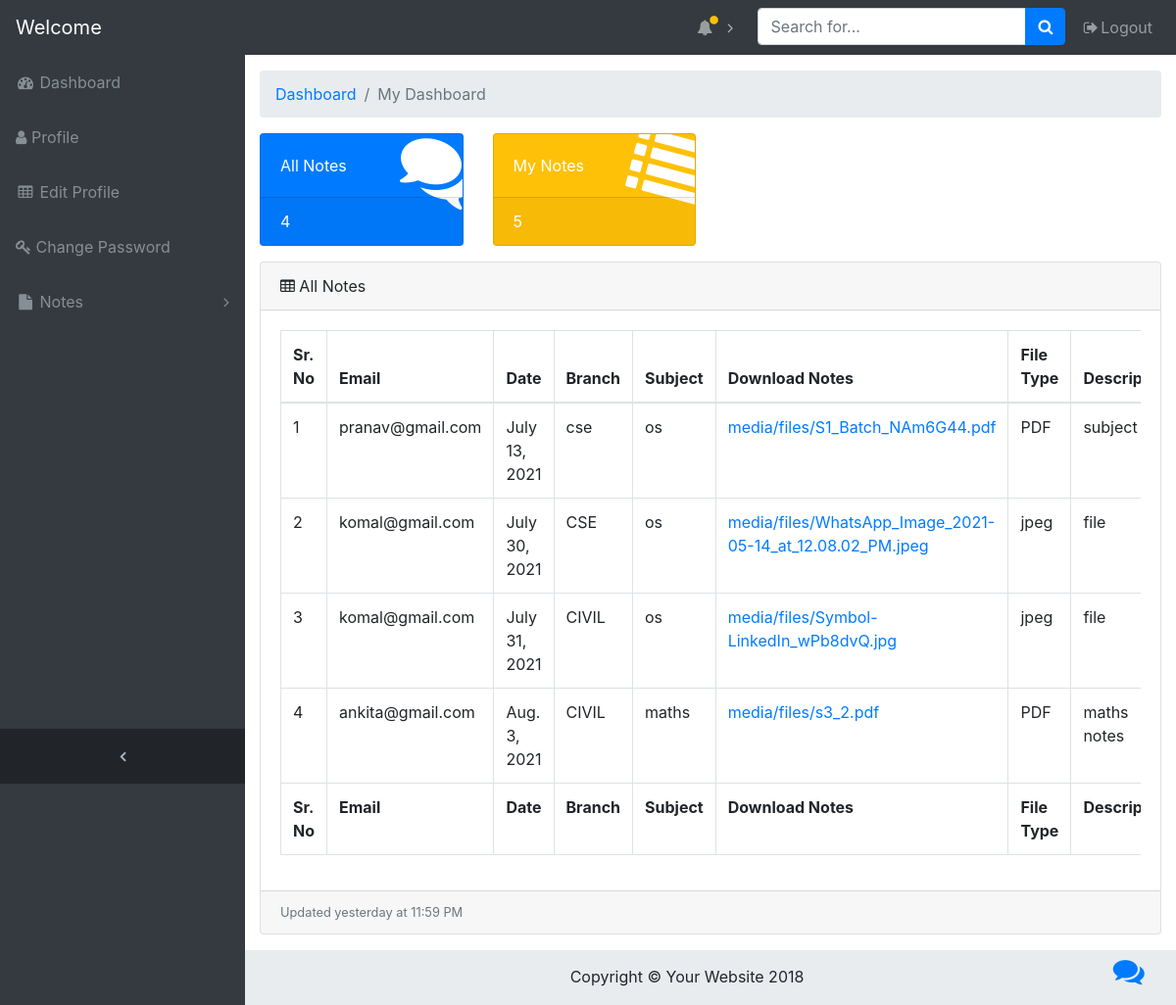
The app's page /notes/studashboard/12 with its own data.
### onlinenotes/models.py (models this page shows, shortened)
class notes(models.Model):
    user = models.ForeignKey(User,on_delete=models.CASCADE)
    branch = models.CharField(max_length=30)
    uploadingnotes = models.FileField(upload_to='media/files/')
    date = models.DateField()
    filetype = models.CharField(max_length=30)
    status = models.CharField(max_length=30)
    subject = models.CharField(max_length=30)
    description = models.CharField(max_length=100)

### onlinenotes/views.py (the view)
# urls.py: path('studashboard/<int:id>',views.studashboard,name="studashboard"),
def studashboard(request,id):
    allnote = notes.objects.all().filter(status="accepted")
    cnt = allnote.count()
    user = User.objects.get(id=id)
    mynote = notes.objects.all().filter(user=user)
    cnt1 = mynote.count()
    noti = notification.objects.all().order_by("date").reverse()
    return render(request,'onlinenotes/studashboard.html',{'allnote':allnote,'cnt':cnt,'cnt1':cnt1,'mynote':mynote,'noti':noti})

### onlinenotes/templates/onlinenotes/studashboard.html (shortened to what this page needs)
<!DOCTYPE html>
{% load static %}
<html lang="en">
<head>
    <link rel="stylesheet" href="https://stackpath.bootstrapcdn.com/bootstrap/4.5.2/css/bootstrap.min.css">
    <link href="//netdna.bootstrapcdn.com/bootstrap/3.0.0/css/bootstrap-glyphicons.css" rel="stylesheet">
    <link rel="stylesheet" href="https://cdnjs.cloudflare.com/ajax/libs/font-awesome/4.7.0/css/font-awesome.min.css">
    <link rel="stylesheet" href="https://cdn.jsdelivr.net/npm/@fortawesome/fontawesome-free@5.15.3/css/fontawesome.min.css">
    <link rel="stylesheet" href="{% static 'css/admindash.css' %}">
</head>
<body class="fixed-nav sticky-footer bg-dark" id="page-top">
    <nav class="navbar navbar-expand-lg navbar-dark bg-dark fixed-top" id="mainNav">
      <a class="navbar-brand" href="{% url 'profile' user.id %}">Welcome {{user.username}}</a>
      <div class="collapse navbar-collapse" id="navbarResponsive">
        <ul class="navbar-nav navbar-sidenav" id="exampleAccordion">
          <li class="nav-item" data-toggle="tooltip" data-placement="right" title="Dashboard">
            <a class="nav-link" href="{% url 'studashboard' user.id %}">
              <i class="fa fa-fw fa-dashboard"></i>
              <span class="nav-link-text">Dashboard</span>
            </a>
          </li>
          <li class="nav-item" data-toggle="tooltip" data-placement="right" title="Charts">
            <a class="nav-link" href="{% url 'profile' user.id %}">
              <i class="fa fa-user" aria-hidden="true"></i>
              <span class="nav-link-text"> Profile</span>
            </a>
          </li>
          <li class="nav-item" data-toggle="tooltip" data-placement="right" title="Tables">
            <a class="nav-link" href="{% url 'stueditprofile' user.id %}">
              <i class="fa fa-fw fa-table"></i>
              <span class="nav-link-text">Edit Profile</span>
            </a>
          </li>
          <li class="nav-item" data-toggle="tooltip" data-placement="right" title="Components">
            <a href="{% url 'changepass' user.id %}" class="nav-link">
              <i class="fa fa-key" aria-hidden="true"></i>
              <span class="nav-link-text">Change Password</span>
            </a>
          </li>
          <li class="nav-item" data-toggle="tooltip" data-placement="right" title="Example Pages">
            <a class="nav-link nav-link-collapse collapsed" data-toggle="collapse" href="#collapseExamplePages" data-parent="#exampleAccordion">
              <i class="fa fa-fw fa-file"></i>
              <span class="nav-link-text">Notes</span>
            </a>
          </li>
        </ul>
        <ul class="navbar-nav sidenav-toggler">
          <li class="nav-item">
            <a class="nav-link text-center" id="sidenavToggler">
              <i class="fa fa-fw fa-angle-left"></i>
            </a>
          </li>
        </ul>
        <ul class="navbar-nav ml-auto">
          <li class="nav-item dropdown">
            <a class="nav-link dropdown-toggle mr-lg-2" id="alertsDropdown" href="#" data-toggle="dropdown" aria-haspopup="true" aria-expanded="false">
              <i class="fa fa-fw fa-bell"></i>
              <span class="indicator text-warning d-none d-lg-block">
                <i class="fa fa-fw fa-circle"></i>
              </span>
            </a>
          </li>
          <li class="nav-item">
            <form class="form-inline my-2 my-lg-0 mr-lg-2" action="{% url 'searchnotes' %}" method="get">
              <div class="input-group">
                <input class="form-control" type="text" name="subquery" placeholder="Search for...">
                <span class="input-group-append">
                  <button class="btn btn-primary" type="submit">
                    <i class="fa fa-search"></i>
                  </button>
                </span>
              </div>
            </form>
          </li>
          <li class="nav-item">
            <a class="nav-link" href="{% url 'logout' %}" data-toggle="modal" data-target="#exampleModal">
              <i class="fa fa-fw fa-sign-out"></i>Logout</a>
          </li>
        </ul>
      </div>
    </nav>
    <div class="content-wrapper">
      <div class="container-fluid">
        <ol class="breadcrumb">
          <li class="breadcrumb-item">
            <a href="#">Dashboard</a>
          </li>
          <li class="breadcrumb-item active">My Dashboard</li>
        </ol>
        <div class="row">
          <div class="col-xl-3 col-sm-6 mb-3">
            <div class="card text-white bg-primary o-hidden h-100">
              <div class="card-body">
                <div class="card-body-icon">
                  <i class="fa fa-fw fa-comments"></i>
                </div>
                <div class="mr-5">All Notes</div>
              </div>
              <a class="card-footer text-white clearfix large z-1" href="{% url 'viewallnotes' user.id %}">
                <span class="float-left">{{cnt}}</span>
              </a>
            </div>
          </div>
          <div class="col-xl-3 col-sm-6 mb-3">
            <div class="card text-white bg-warning o-hidden h-100">
              <div class="card-body">
                <div class="card-body-icon">
                  <i class="fa fa-fw fa-list"></i>
                </div>
                <div class="mr-5">My Notes</div>
              </div>
              <a class="card-footer text-white clearfix large z-1" href="{% url 'viewmynotes' user.id %}">
                <span class="float-left">{{cnt1}}</span>
              </a>
            </div>
          </div>
        </div>
        <div class="card mb-3">
          <div class="card-header">
            <i class="fa fa-table"></i> All Notes</div>
          <div class="card-body">
            <div class="table-responsive">
              <table class="table table-bordered" id="dataTable" width="100%" cellspacing="0">
                <thead>
                  <tr>
                    <th>Sr. No</th>
                    <th>Email</th>
                    <th>Date</th>
                    <th>Branch</th>
                    <th>Subject</th>
                    <th>Download Notes</th>
                    <th>File Type</th>
                    <th>Description</th>
                  </tr>
                </thead>
                <tfoot>
                  <tr>
                    <th>Sr. No</th>
                    <th>Email</th>
                    <th>Date</th>
                    <th>Branch</th>
                    <th>Subject</th>
                    <th>Download Notes</th>
                    <th>File Type</th>
                    <th>Description</th>
                  </tr>
                </tfoot>
                <tbody>
                  {% for i in allnote %}
                    <tr>
                      <td>{{forloop.counter}}</td>
                      <td>{{i.user.email}}</td>
                      <td>{{i.date}}</td>
                      <td>{{i.branch}}</td>
                      <td>{{i.subject}}</td>
                      <td><a href="{{ i.uploadingnotes.url }}">{{ i.uploadingnotes }}</a></td>
                      <td>{{i.filetype}}</td>
                      <td>{{i.description}}</td>
                    </tr>
                  {% endfor %}
            </table>
            </div>
          </div>
          <div class="card-footer small text-muted">Updated yesterday at 11:59 PM</div>
        </div>
      </div>
      <footer class="sticky-footer">
        <div class="container">
          <div class="row">
            <div class="col-sm-4"></div>
            <div class="col-sm-4">Copyright © Your Website 2018</div>
            <div class="col-sm-3"></div>
            <div class="col-sm-1"><a href="{% url 'chat' %}"><i class="fa fa-comments fa-2x" aria-hidden="true"></i></a></div>
          </div>
        </div>
      </footer>
    </div>
  </body>
</html>

### onlinenotes/static/css/admindash.css (style rules this page uses)
html { position: relative; min-height: 100%; }
body { overflow-x: hidden; }
body.sticky-footer { margin-bottom: 56px; }
body.sticky-footer .content-wrapper { min-height: calc(100vh - 56px - 56px); }
body.fixed-nav { padding-top: 56px; }
.content-wrapper { min-height: calc(100vh - 56px); padding-top: 1rem; }
.o-hidden { overflow: hidden !important; }
.z-1 { z-index: 1; }
#mainNav .navbar-collapse { overflow: auto; max-height: 75vh; }
#mainNav .navbar-collapse .navbar-nav .nav-item .nav-link { cursor: pointer; }
#mainNav .navbar-collapse .navbar-sidenav .nav-link-collapse:after { float: right; content: '\f107'; font-family: 'FontAwesome'; }
#mainNav .navbar-collapse .navbar-sidenav .nav-link-collapse.collapsed:after { content: '\f105'; }
#mainNav .navbar-collapse .sidenav-toggler { display: none; }
#mainNav .navbar-collapse .navbar-nav > .nav-item.dropdown > .nav-link { position: relative; min-width: 45px; }
#mainNav .navbar-collapse .navbar-nav > .nav-item.dropdown > .nav-link:after { float: right; width: auto; content: '\f105'; border: none; font-family: 'FontAwesome'; }
#mainNav .navbar-collapse .navbar-nav > .nav-item.dropdown > .nav-link .indicator { position: absolute; top: 5px; left: 21px; font-size: 10px; }
@media (min-width: 992px) { #mainNav .navbar-brand { width: 250px; } }
@media (min-width: 992px) { #mainNav .navbar-collapse { overflow: visible; max-height: none; } }
@media (min-width: 992px) { #mainNav .navbar-collapse .navbar-sidenav { position: absolute; top: 0; left: 0; -webkit-flex-direction: column; -ms-flex-direction: column; flex-direction: column; margin-top: 56px; } }
@media (min-width: 992px) { #mainNav .navbar-collapse .navbar-sidenav > .nav-item { width: 250px; padding: 0; } }
@media (min-width: 992px) { #mainNav .navbar-collapse .navbar-sidenav > .nav-item > .nav-link { padding: 1em; } }
@media (min-width: 992px) { #mainNav .navbar-collapse .navbar-nav > .nav-item.dropdown > .nav-link { min-width: 0; } }
@media (min-width: 992px) { #mainNav .navbar-collapse .navbar-nav > .nav-item.dropdown > .nav-link:after { width: 24px; text-align: center; } }
#mainNav.fixed-top .sidenav-toggler { display: none; }
@media (min-width: 992px) { #mainNav.fixed-top .navbar-sidenav { height: calc(100vh - 112px); } }
@media (min-width: 992px) { #mainNav.fixed-top .sidenav-toggler { position: absolute; top: 0; left: 0; display: flex; -webkit-flex-direction: column; -ms-flex-direction: column; flex-direction: column; margin-top: calc(100vh - 56px); } }
@media (min-width: 992px) { #mainNav.fixed-top .sidenav-toggler > .nav-item { width: 250px; padding: 0; } }
@media (min-width: 992px) { #mainNav.fixed-top .sidenav-toggler > .nav-item > .nav-link { padding: 1em; } }
#mainNav.fixed-top.navbar-dark .sidenav-toggler { background-color: #212529; }
#mainNav.fixed-top.navbar-dark .sidenav-toggler a i { color: #adb5bd; }
.content-wrapper { overflow-x: hidden; background: white; }
@media (min-width: 992px) { .content-wrapper { margin-left: 250px; } }
#sidenavToggler i { font-weight: 800; }
#mainNav.navbar-dark .navbar-collapse .navbar-sidenav .nav-link-collapse:after { color: #868e96; }
#mainNav.navbar-dark .navbar-collapse .navbar-sidenav > .nav-item > .nav-link { color: #868e96; }
#mainNav.navbar-dark .navbar-collapse .navbar-nav > .nav-item.dropdown > .nav-link:after { color: #adb5bd; }
@media (min-width: 992px) { #mainNav.navbar-dark .navbar-collapse .navbar-sidenav { background: #343a40; } }
.card-body-icon { position: absolute; z-index: 0; top: -25px; right: -25px; font-size: 5rem; -webkit-transform: rotate(15deg); -ms-transform: rotate(15deg); transform: rotate(15deg); }
footer.sticky-footer { position: absolute; right: 0; bottom: 0; width: 100%; height: 56px; background-color: #e9ecef; line-height: 55px; }
@media (min-width: 992px) { footer.sticky-footer { width: calc(100% - 250px); } }

### records on screen
notes: user.email "pranav@gmail.com", date "July 13, 2021", branch "cse", subject "os", uploadingnotes "media/files/S1_Batch_NAm6G44.pdf", filetype "PDF", description "subject…"
notes: user.email "komal@gmail.com", date "July 30, 2021", branch "CSE", subject "os", uploadingnotes "media/files/WhatsApp_Image_2021-05-14_at_12.08.02_PM.jpeg", filetype "jpeg", description "file"
notes: user.email "komal@gmail.com", date "July 31, 2021", branch "CIVIL", subject "os", uploadingnotes "media/files/Symbol-LinkedIn_wPb8dvQ.jpg", filetype "jpeg", description "file"
notes: user.email "ankita@gmail.com", date "Aug. 3, 2021", branch "CIVIL", subject "maths", uploadingnotes "media/files/s3_2.pdf", filetype "PDF", description "maths notes"

### other values on screen
{{ cnt }} "4"
{{ cnt1 }} "5"
